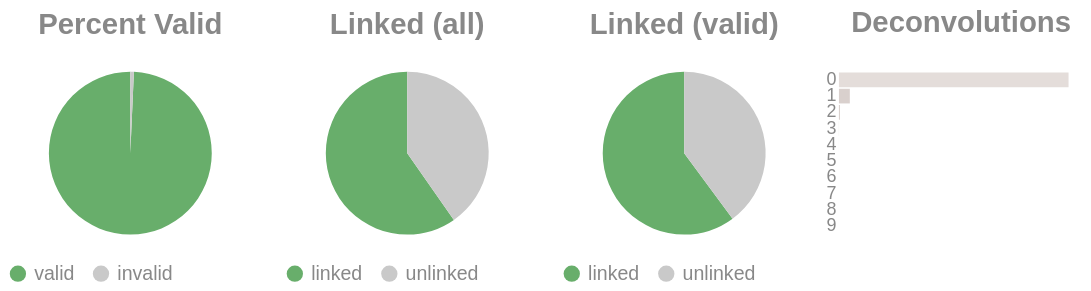

Source (notebook cell):
### Code cell
if SKIPLR:
    pass
else:
    clash = Counter()
    for i in valids['molecule'].to_list():
        _mol = i.split("-")
        if len(_mol) == 1:
            clash.update('0')
        else:
            clash.update(_mol[-1])

    _d = {"deconvolutions": [], 'count': []}
    for k,v in clash.items():
        _d['deconvolutions'].append(k)
        _d['count'].append(v)

    tot_valid = valids['reads'].sum()
    mask = valids['reads'] >= 2
    n_linked_reads = valids.filter(mask)['reads'].sum()
    if n_linked_reads == 0:
        print_html("No linked molecules (>=2 reads) were detected; skipping linked-only distributions.")
        SKIPLR = True
    else:
        perc_valid = round(tot_valid / n_reads, 4)
        linked_perc_abs = round(n_linked_reads / n_reads, 4)
        linked_perc = round(n_linked_reads / tot_valid, 4)

    _valid = pl.DataFrame({"valids": ['valid', 'invalid'], "count": [tot_valid, n_reads - tot_valid]})
    _linked_abs = pl.DataFrame({"linked (absolute)": ['linked', 'unlinked'], "count": [n_linked_reads, n_reads - n_linked_reads]})
    _linked_rel = pl.DataFrame({"linked (valids)": ['linked', 'unlinked'], "count": [n_linked_reads, tot_valid - n_linked_reads]})

    (
        alt.hconcat(
            piechart(_valid, goodval = 'valid', title = "Percent Valid"),
            piechart(_linked_abs, goodval = "linked", title =  "Linked (all)"),
            piechart(_linked_rel, goodval = "linked", title =  "Linked (valid)"),
            convolutionbar(pl.DataFrame(_d), title = "Deconvolutions"),
            center = True,
            bounds = 'flush'
        )
        .resolve_scale(color='independent')
        .resolve_legend('independent')
        .properties(usermeta={'embedOptions': {"actions": False}})
    ).display()

### Figure 1 — Vega-Lite specification as saved in the notebook (floating-point values rounded to 4 significant figures)
{"width": "container", "height": 400, "config": {"title": {"anchor": "start", "dy": -15, "fontSize": 18, "color": "#888888", "subtitleColor": "#888888", "subtitleFontSize": 14}, "arc": {"fill": "#0072B2"}, "axis": {"domainColor": "#888888", "domainWidth": 0.5, "gridWidth": 0.2, "grid": false, "titleFontWeight": 400, "titleFontSize": 15, "labelFontSize": 11, "labelColor": "#888888", "tickColor": "#888888", "tickWidth": 0.2, "titleColor": "#888888"}, "axisBand": {"grid": false}, "axisX": {"grid": true, "tickSize": 10, "domainCap": "round"}, "axisY": {"domain": false, "grid": true, "tickSize": 0, "domainCap": "round"}, "background": "transparent", "header": {"labelFontSize": 15, "labelColor": "#888888", "titleFontSize": 15, "titleFontWeight": 600, "titleColor": "#888888"}, "legend": {"labelFont": "sans-serif", "labelFontSize": 12, "labelColor": "#888888", "symbolSize": 100, "symbolType": "circle", "titleFontSize": 12, "titlePadding": 10, "titleColor": "#888888", "title": null}, "range": {"category": ["#E69F00", "#56B4E9", "#009E73", "#F0E442", "#0072B2", "#D55E00", "#CC79A7", "#000000"], "diverging": ["#cfe8f3", "#a2d4ec", "#73bfe2", "#46abdb", "#1696d2", "#12719e"]}, "area": {"fill": "#0072B2", "fillOpacity": 0.7, "line": true, "strokeOpacity": 0.7}, "line": {"color": "#0072B2", "stroke": "#0072B2", "strokeWidth": 2}, "trail": {"color": "#0072B2", "stroke": "#0072B2", "strokeWidth": 0, "size": 1}, "point": {"filled": true, "fillOpacity": 1.0, "size": 95}, "text": {"color": "#888888", "fontSize": 11, "align": "right", "fontWeight": 400, "size": 11}, "bar": {"fill": "#0072B2", "stroke": null}, "view": {"stroke": null, "continuousWidth": 660, "continuousHeight": 400}}, "hconcat": [{"data": {"name": "data-970e608385a74d4fcda5a55ca4f293db"}, "mark": {"type": "arc"}, "encoding": {"color": {"field": "valids", "legend": {"orient": "bottom", "title": null}, "scale": {"domain": ["valid", "invalid"], "range": ["#68ae6b", "#C9C9C9"]}, "title": "Valids", "type": "nominal"}, "theta": {"field": "count", "type": "quantitative"}, "tooltip": [{"field": "valids", "title": "Valids", "type": "ordinal"}, {"field": "percent", "format": ".2%", "title": "Percent", "type": "quantitative"}, {"field": "count", "title": "Count", "type": "quantitative"}]}, "height": 100, "title": {"text": "Percent Valid", "align": "center", "anchor": "middle"}, "transform": [{"calculate": "datum.count / 12756699", "as": "percent"}], "width": 150}, {"data": {"name": "data-cdce7a427c6ad455d822cedc5f3fb25d"}, "mark": {"type": "arc"}, "encoding": {"color": {"field": "linked (absolute)", "legend": {"orient": "bottom", "title": null}, "scale": {"domain": ["linked", "unlinked"], "range": ["#68ae6b", "#C9C9C9"]}, "title": "Linked (Absolute)", "type": "nominal"}, "theta": {"field": "count", "type": "quantitative"}, "tooltip": [{"field": "linked (absolute)", "title": "Linked (Absolute)", "type": "ordinal"}, {"field": "percent", "format": ".2%", "title": "Percent", "type": "quantitative"}, {"field": "count", "title": "Count", "type": "quantitative"}]}, "height": 100, "title": {"text": "Linked (all)", "align": "center", "anchor": "middle"}, "transform": [{"calculate": "datum.count / 12756699", "as": "percent"}], "width": 150}, {"data": {"name": "data-ff0884d758cf3db93bf6107f2921f0a1"}, "mark": {"type": "arc"}, "encoding": {"color": {"field": "linked (valids)", "legend": {"orient": "bottom", "title": null}, "scale": {"domain": ["linked", "unlinked"], "range": ["#68ae6b", "#C9C9C9"]}, "title": "Linked (Valids)", "type": "nominal"}, "theta": {"field": "count", "type": "quantitative"}, "tooltip": [{"field": "linked (valids)", "title": "Linked (Valids)", "type": "ordinal"}, {"field": "percent", "format": ".2%", "title": "Percent", "type": "quantitative"}, {"field": "count", "title": "Count", "type": "quantitative"}]}, "height": 100, "title": {"text": "Linked (valid)", "align": "center", "anchor": "middle"}, "transform": [{"calculate": "datum.count / 12666990", "as": "percent"}], "width": 150}, {"data": {"name": "data-00383303f8a5a909d21dfdf7e7ef162a"}, "mark": {"type": "bar"}, "encoding": {"color": {"field": "deconvolutions", "legend": null, "scale": {"scheme": "lightgreyred"}, "type": "nominal"}, "tooltip": [{"field": "deconvolutions", "title": "Deconvolutions", "type": "ordinal"}, {"field": "percent", "format": ".2%", "title": "Percent", "type": "quantitative"}, {"field": "count", "title": "Count", "type": "quantitative"}], "x": {"axis": null, "field": "count", "type": "quantitative"}, "y": {"field": "deconvolutions", "sort": "ascending", "title": null, "type": "nominal"}}, "height": 100, "title": {"text": "Deconvolutions", "align": "center", "anchor": "middle"}, "transform": [{"calculate": "datum.count / 6917214", "as": "percent"}], "width": 150}], "bounds": "flush", "center": true, "resolve": {"legend": {"angle": "independent"}, "scale": {"color": "independent"}}, "usermeta": {"embedOptions": {"actions": false}}, "$schema": "https://vega.github.io/schema/vega-lite/v6.1.0.json", "datasets": {"data-970e608385a74d4fcda5a55ca4f293db": [{"valids": "valid", "count": 12666990}, {"valids": "invalid", "count": 89709}], "data-cdce7a427c6ad455d822cedc5f3fb25d": [{"linked (absolute)": "linked", "count": 7616363}, {"linked (absolute)": "unlinked", "count": 5140336}], "data-ff0884d758cf3db93bf6107f2921f0a1": [{"linked (valids)": "linked", "count": 7616363}, {"linked (valids)": "unlinked", "count": 5050627}], "data-00383303f8a5a909d21dfdf7e7ef162a": [{"deconvolutions": "0", "count": 6577893}, {"deconvolutions": "1", "count": 311718}, {"deconvolutions": "2", "count": 24562}, {"deconvolutions": "3", "count": 2586}, {"deconvolutions": "4", "count": 358}, {"deconvolutions": "5", "count": 74}, {"deconvolutions": "6", "count": 16}, {"deconvolutions": "7", "count": 3}, {"deconvolutions": "8", "count": 2}, {"deconvolutions": "9", "count": 2}]}}
